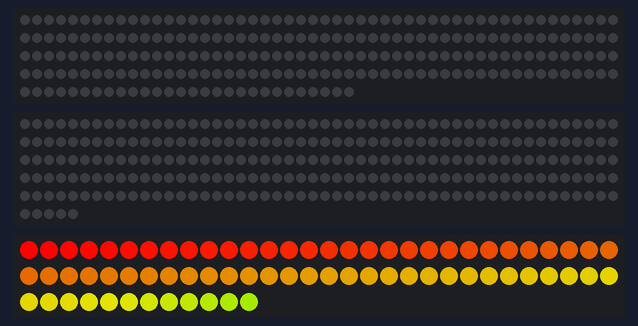
The sketch below on a simulated Arduino Uno, built with avr-gcc and run on an emulated ATmega328P. Parts: 228 RGB LEDs in strip order, left to right, continuing on the next row, 255 RGB LEDs in strip order, left to right, continuing on the next row, 72 RGB LEDs in strip order, left to right, continuing on the next row. Dim RGB values are drawn brighter than linear.

Above: at 0.16 s.
At 4.71 s:
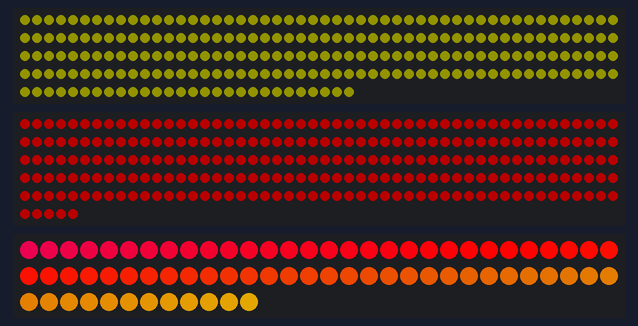
At 9.89 s:
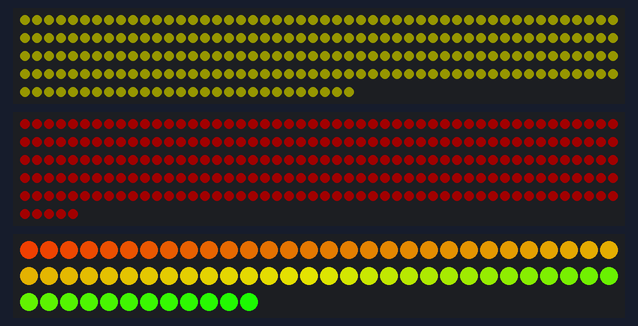
At 19.95 s:
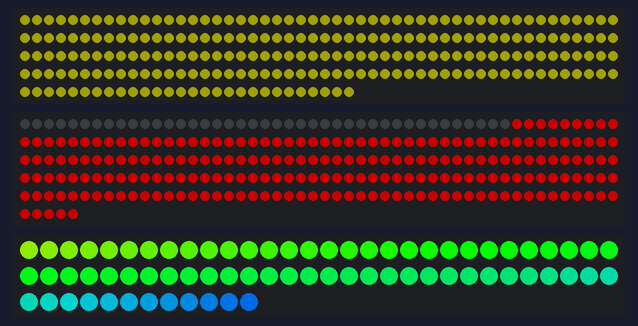
At 29.99 s:
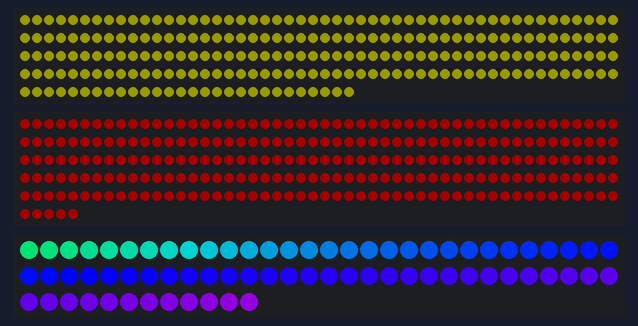
At 39.73 s:
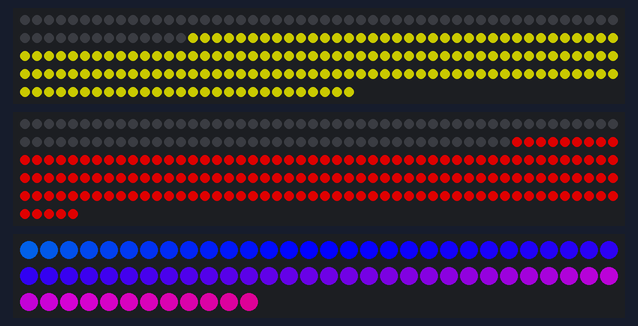

The sketch:

FoamRoots_CDE.ino
```cpp
#include "FastLED.h"

#define NUM_LEDS_C 228
#define NUM_LEDS_D 255
#define NUM_LEDS_E 72

#define DATA_PIN_C 2
#define CLOCK_PIN_C 3
#define DATA_PIN_D 4
#define CLOCK_PIN_D 5
#define DATA_PIN_E 6
#define CLOCK_PIN_E 7

byte hue = 0;


CRGB leds_C[NUM_LEDS_C];
CRGB leds_D[NUM_LEDS_D];
CRGB leds_E[NUM_LEDS_E];


void setup() {
//Serial.begin(9600);

	LEDS.addLeds<APA102,DATA_PIN_C,CLOCK_PIN_C,BGR>(leds_C,NUM_LEDS_C);
	LEDS.addLeds<APA102,DATA_PIN_D,CLOCK_PIN_D,BGR>(leds_D,NUM_LEDS_D);
	LEDS.addLeds<APA102,DATA_PIN_E,CLOCK_PIN_E,BGR>(leds_E,NUM_LEDS_E);


	LEDS.setBrightness(255);
}


void loop() {

Clock();
rainbow_hole();
FastLED.show();
root_Motion();
EVERY_N_MILLIS(70){fadeall();}
}

void Clock(){
  uint8_t secondHand = (millis() / 750) % 21;                 // Change '60' to a different value to change length of the loop.
  static uint8_t lastSecond = 99;                                // Static variable, means it's only defined once. This is our 'debounce' variable.
  if (lastSecond != secondHand) {                               // Debounce to make sure we're not repeating an assignment.
    lastSecond = secondHand;
//Serial.println(secondHand);
    switch(secondHand) {

      case 0:  break;
      case 1:  break;
      case 2:  break;
      case 3:  fill_solid( &(leds_C[NUM_LEDS_C-102]), 102, CHSV( 64, 255, 255) ); break;
      case 4:  fill_solid( &(leds_D[NUM_LEDS_D-102]), 102, CHSV( 0, 255, 255) ); break;
      case 5:  break;
      case 6:  break;
      case 7:  break;
      case 8:  break;
      case 9:  break;
      case 10: fill_solid( &(leds_C[NUM_LEDS_C-102]), 102, CHSV( 64, 255, 255) ); fill_solid( &(leds_D[NUM_LEDS_D-102]), 102, CHSV( 0, 255, 255) ); break;
      case 11: break;
      case 12: break;
      case 13: break;
      case 14: break;
      case 15: break;
      case 16: fill_solid( &(leds_C[NUM_LEDS_C-102]), 102, CHSV( 64, 255, 255) ); fill_solid( &(leds_D[NUM_LEDS_D-102]), 102, CHSV( 0, 255, 255) ); break;
      case 17: break;
      case 18: break;
      case 19: break;
      case 20: break;
    }
  }
}

void rainbow_hole(){
fill_rainbow(leds_E, NUM_LEDS_E, hue, 1 );
hue++;

}

void root_Motion(){
for (int i=0; i<NUM_LEDS_C-1; i++){
leds_C[i]=leds_C[i+1];
}
for (int i=0; i<NUM_LEDS_D-1; i++){
leds_D[i]=leds_D[i+1];
}
}


void fadeall() {
for(int i = 0; i < NUM_LEDS_C; i++) { leds_C[i].nscale8(240); }
for(int i = 0; i < NUM_LEDS_D; i++) { leds_D[i].nscale8(240); }


}
```
